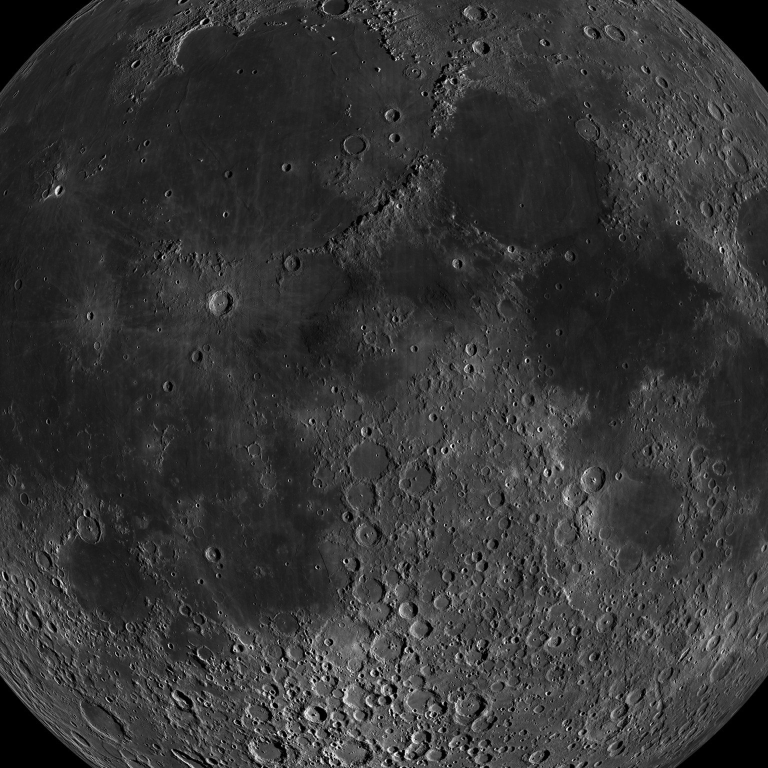
#> input picture moon.jpg, 1536 x 1536 px (shown at 1/2 size)
$ python generate-icons.py
#> lines starting #> are read from the running program, lines starting #| are printed output that depends on the picture; after the words box and inside, x2 and y2 are one past the last pixel; in counts of white or black regions, pixels touching at a corner belong together
#!/usr/bin/env python3
"""Generate Today's Moon home-screen icons."""

from __future__ import annotations

import math
import random
from pathlib import Path

from PIL import Image, ImageDraw, ImageFilter, ImageOps

ROOT = Path(__file__).resolve().parents[1]
MOON_TEXTURE = ROOT / "moon.jpg"
BG = (2, 3, 8)


def draw_stars(draw: ImageDraw.ImageDraw, size: int, seed: int) -> None:
    rng = random.Random(seed)
    for _ in range(55):
        x = rng.randint(0, size - 1)
        y = rng.randint(0, size - 1)
        b = rng.randint(130, 255)
        r = rng.choice([0, 0, 1])
        draw.point((x, y), fill=(b, b, min(255, b + 18)))


def render_moon(diameter: int, phase: float = 0.62) -> Image.Image:
    texture = Image.open(MOON_TEXTURE).convert("L")
    moon = ImageOps.fit(texture, (diameter, diameter), Image.Resampling.LANCZOS)
    moon_rgb = Image.merge("RGB", (moon, moon, moon))

    mask = Image.new("L", (diameter, diameter), 0)
    ImageDraw.Draw(mask).ellipse((0, 0, diameter - 1, diameter - 1), fill=255)
    shaded = Image.new("RGBA", (diameter, diameter), (0, 0, 0, 0))
    shaded.paste(moon_rgb, (0, 0), mask)

    radius = diameter / 2
    center = diameter / 2
    shadow = Image.new("RGBA", (diameter, diameter), (0, 0, 0, 0))
    pixels = shadow.load()
    terminator = 1.0 - phase * 2.0

    for py in range(diameter):
        for px in range(diameter):
            dx = px - center + 0.5
            dy = py - center + 0.5
            if dx * dx + dy * dy > radius * radius:
                continue
            nx = dx / radius
            if nx < terminator:
                t = min(1.0, max(0.0, (terminator - nx) / 0.55))
                pixels[px, py] = (2, 3, 8, int(225 * t))

    return Image.alpha_composite(shaded, shadow)


def build_icon(size: int) -> Image.Image:
    canvas = Image.new("RGBA", (size, size), BG + (255,))
    draw = ImageDraw.Draw(canvas)
    draw_stars(draw, size, 11)

    moon_size = int(size * 0.58)
    moon = render_moon(moon_size, phase=0.62)
    moon = moon.filter(ImageFilter.GaussianBlur(radius=0.25))
    top_left = ((size - moon_size) // 2, (size - moon_size) // 2)
    canvas.alpha_composite(moon, top_left)

    glow = Image.new("RGBA", (size, size), (0, 0, 0, 0))
    glow_draw = ImageDraw.Draw(glow)
    cx = size // 2
    cy = size // 2
    r = moon_size // 2
    glow_draw.ellipse((cx - r - 8, cy - r - 8, cx + r + 8, cy + r + 8), fill=(200, 210, 230, 24))
    canvas = Image.alpha_composite(canvas, glow.filter(ImageFilter.GaussianBlur(radius=size // 40)))
    return canvas.convert("RGB")


def save_icons() -> None:
    icon_512 = build_icon(512)
#> in build_icon, `canvas = Image.new("RGBA", (size, size), BG + (255,))`:
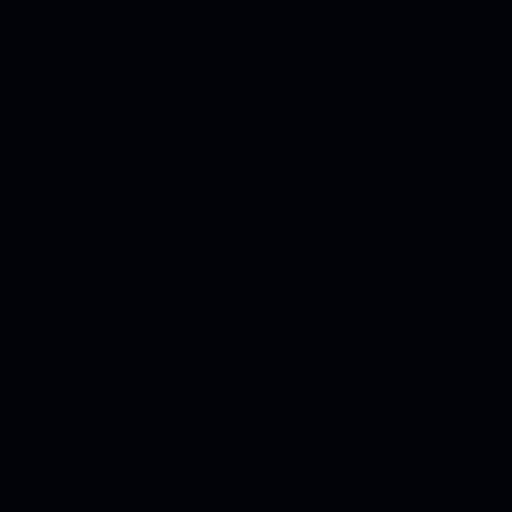
#> canvas: PIL image 512x512 RGBA; mean R, G, B, A 2, 3, 8, 255
#> in render_moon, texture is the input picture: PIL image 1536x1536 L; min 0, max 255, mean 53.2
#> in render_moon, `moon = ImageOps.fit(texture, (diameter, diameter), Image.Resampling.LA..`:
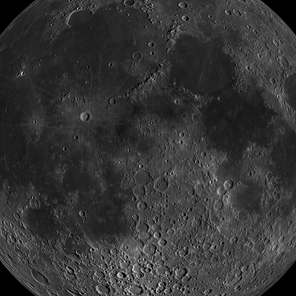
#> moon: PIL image 296x296 L; min 0, max 224, mean 53.2
#> in render_moon, `mask = Image.new("L", (diameter, diameter), 0)`: mask: PIL image 296x296 L; every value is 0
#> in render_moon, `ImageDraw.Draw(mask).ellipse((0, 0, diameter - 1, diameter - 1), fill=..`:
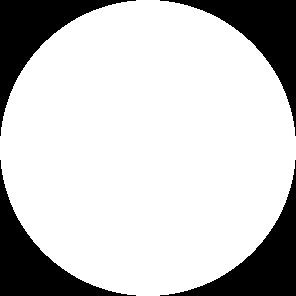
#> mask: PIL image 296x296 L; 78.5% white; 4 black regions, box (x1, y1, x2, y2) and area: (0, 0, 136, 136) 4711, (160, 0, 296, 136) 4711, (0, 160, 136, 296) 4711, (160, 160, 296, 296) 4711
#> in render_moon, `shaded = Image.new("RGBA", (diameter, diameter), (0, 0, 0, 0))`: shaded: PIL image 296x296 RGBA; every value is 0
#> in render_moon, `shaded.paste(moon_rgb, (0, 0), mask)`:
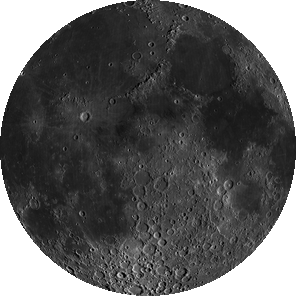
#> shaded: PIL image 296x296 RGBA; mean R, G, B, A 41.5, 41.5, 41.5, 200.2; transparent parts drawn white
#> in render_moon, `return Image.alpha_composite(shaded, shadow)`:
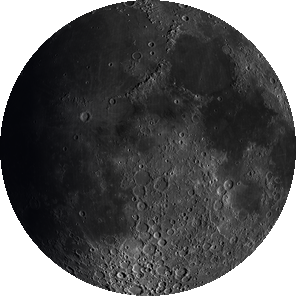
#> returned value: PIL image 296x296 RGBA; mean R, G, B, A 36.2, 36.3, 37, 200.2; transparent parts drawn white
#> in build_icon, `canvas.alpha_composite(moon, top_left)`:
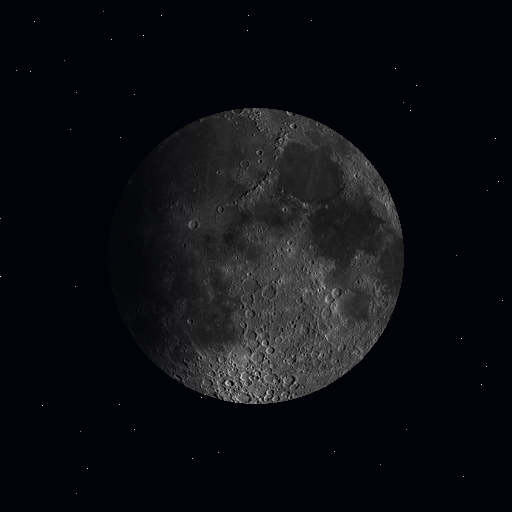
#> canvas: PIL image 512x512 RGBA; mean R, G, B, A 13.6, 14.4, 18.3, 255
#> in build_icon, `glow = Image.new("RGBA", (size, size), (0, 0, 0, 0))`: glow: PIL image 512x512 RGBA; every value is 0
    icon_512.save(ROOT / "icon-512.png", "PNG")
    icon_512.resize((180, 180), Image.Resampling.LANCZOS).save(ROOT / "apple-touch-icon.png", "PNG")
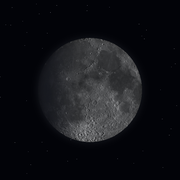
#> saved as apple-touch-icon.png: PIL image 180x180 RGB; mean R, G, B 17.5, 18.5, 22.9
    print(f"Wrote icons in {ROOT}")


if __name__ == "__main__":
    save_icons()
